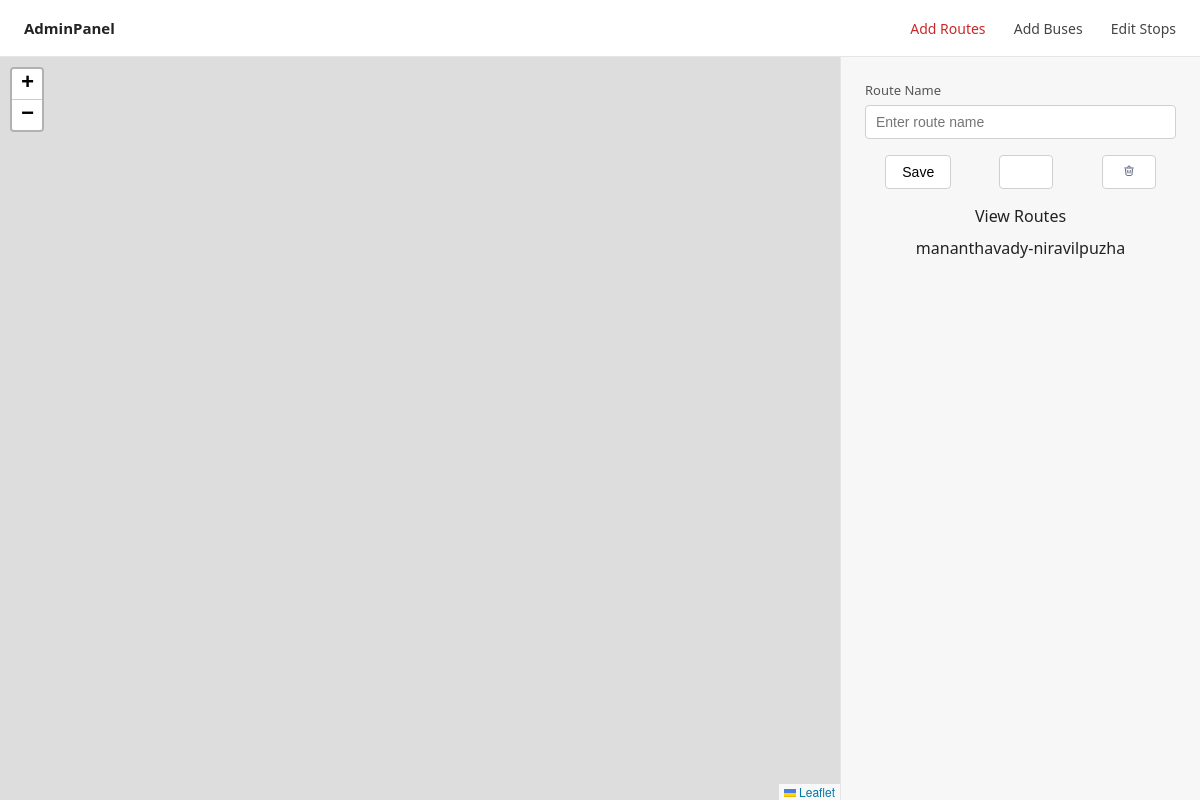
The app's page /add_routes/, older data.
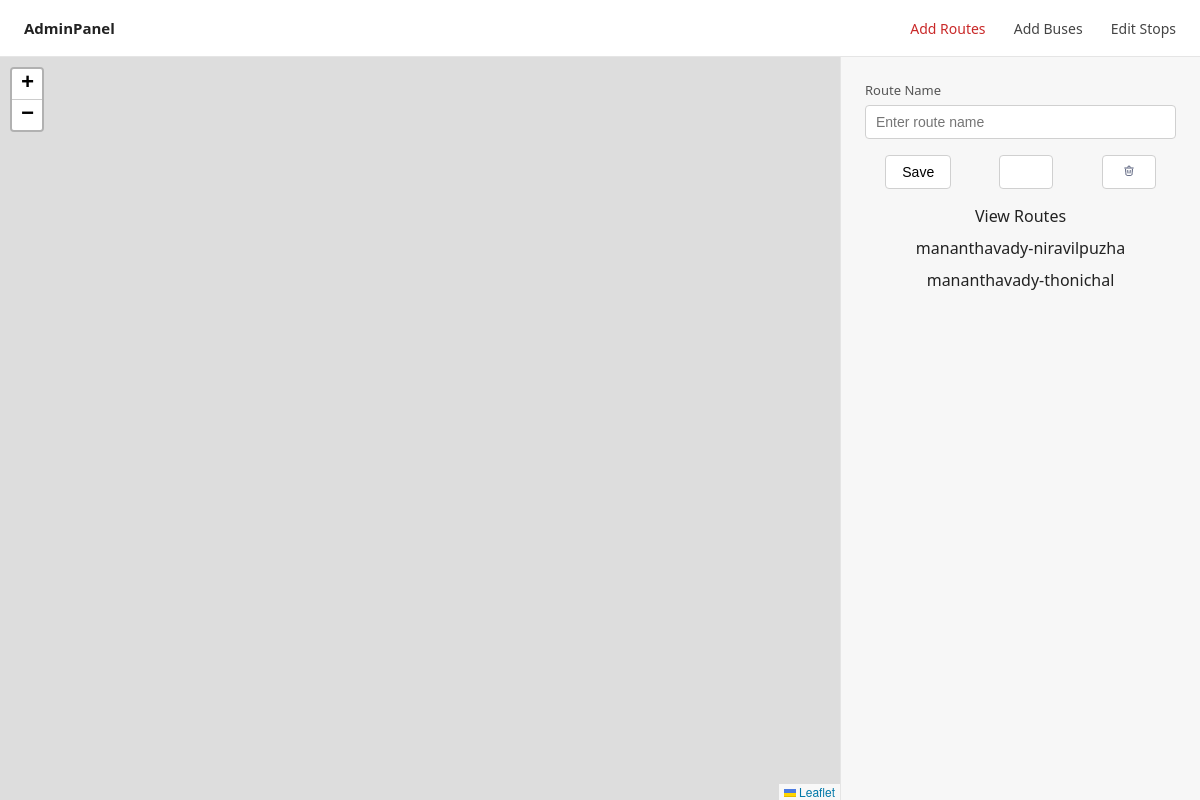
The same page, newer data.
### AdminPanel/models.py (models this page shows)
class Routes(models.Model):
    route_id = models.AutoField(primary_key=True)
    route_name = models.CharField(max_length=100)
    route_data = models.CharField(default=list)
    stopsData = models.JSONField(default=list)
    route_coords = models.JSONField(default=list,null=True)
    stop_to_stop_coords = models.JSONField(default=list,null=True)
    def get_routeData(self):
        return json.loads(self.route_data)

### AdminPanel/views.py (the view, shortened to what this page needs)
# urls.py: path("add_routes/",views.AddRoutes,name="add_routes"),
def AddRoutes(request):
    context = {}
    routes = Routes.objects.all()
    if routes:
        allRoutes = []
        for r in routes:
            routeData = {}
            routeData["route_name"]=r.route_name
            routeData["route_data"]=json.dumps(r.get_routeData())
            allRoutes.append(routeData)
        context["routes"] = allRoutes
    return render(request,"add_routes.html",context=context)

### AdminPanel/templates/add_routes.html (shortened to what this page needs)
{% load static %}
<!DOCTYPE html>
<html lang="en">
<head>
    <link rel="stylesheet" href="https://unpkg.com/leaflet@1.9.4/dist/leaflet.css"/>
    <link rel="stylesheet" href="https://unpkg.com/leaflet-routing-machine@3.2.12/dist/leaflet-routing-machine.css"/>
</head>
<body>
<div class="navbar">
    <div class="nav-left">AdminPanel</div>
    <div class="nav-right">
        <a href="#" id="curr_page">Add Routes</a>
        <a href="{% url 'add_buses' %}">Add Buses</a>
        <a href="{% url 'edit_stops' %}">Edit Stops</a>
    </div>
</div>
<div class="container">
    <div class="map-section">
        <div id="map"></div>
    </div>
    <div class="side-section">
        <div class="field">
            <label for="routeName">Route Name</label>
            <input type="text" id="routeName" placeholder="Enter route name">
        </div>
        <div class="option-div">
            <button class="add-route-btn" id="add-route-btn">Save</button>
            <button class="add-route-btn" id="clear-route-btn"><img src="{% static 'AdminPanel/assets/eraser-svgrepo-com.svg' %}" width="20" height="12"></button>
            <button class="add-route-btn" id="delete-route-btn"><img src="{% static 'AdminPanel/assets/trash-bin.svg' %}" width="20" height="12"></button>
        </div>
        <div style="display: flex; flex-direction: column; gap: 10px; align-items: center;user-select: none;">
            <label>View Routes</label>
            {% for r in routes %}
            <a class="route-names" data-route_name="{{r.route_name}}" data-route="{{r.route_data}}">{{ r.route_name }}</a>
            {% endfor %}
        </div>
    </div>
</div>
</body>
</html>

Row changes from the older to the newer data that the page shows:
added Routes: route_name "mananthavady-thonichal"
